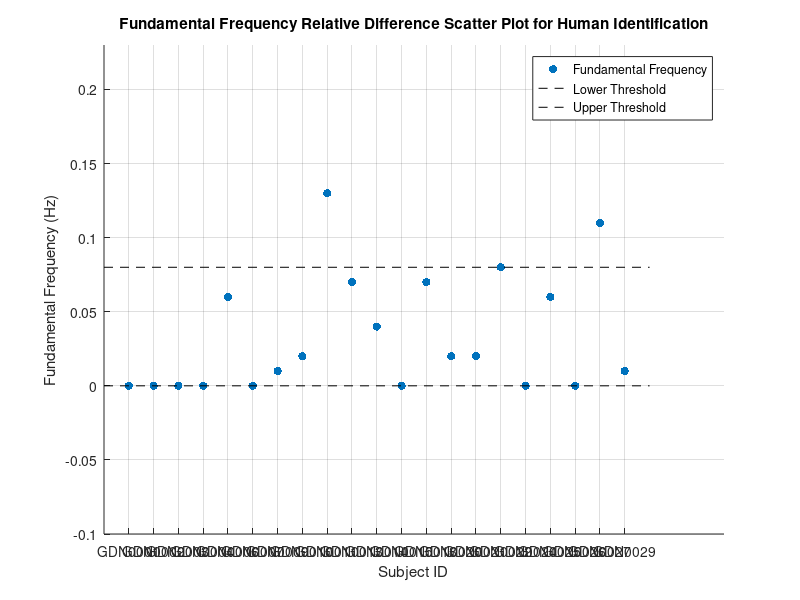
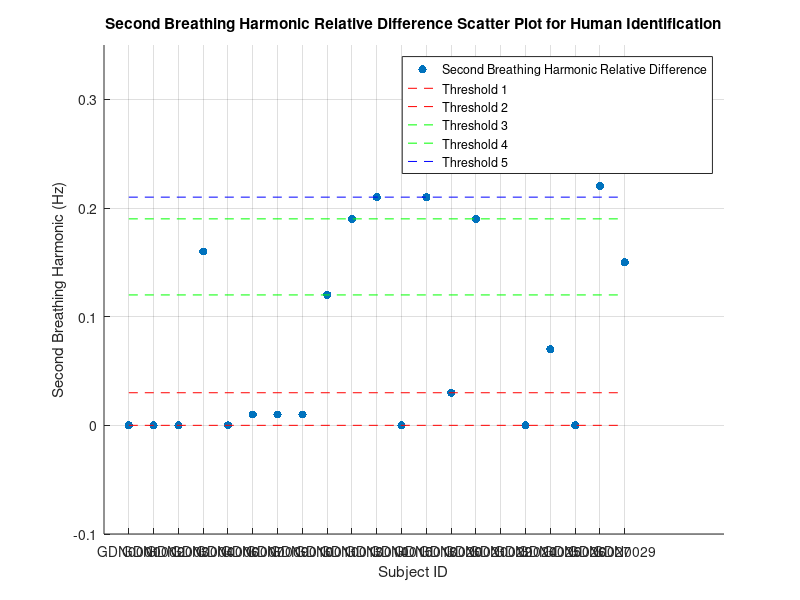
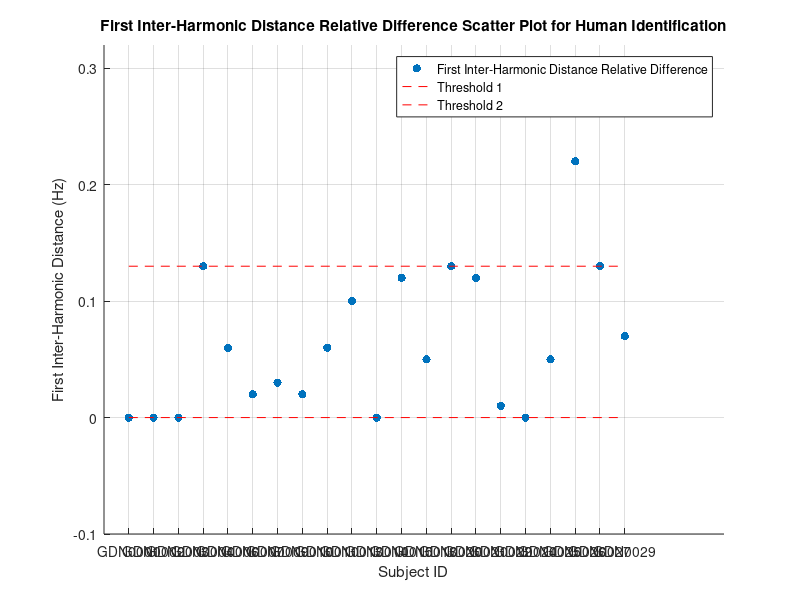
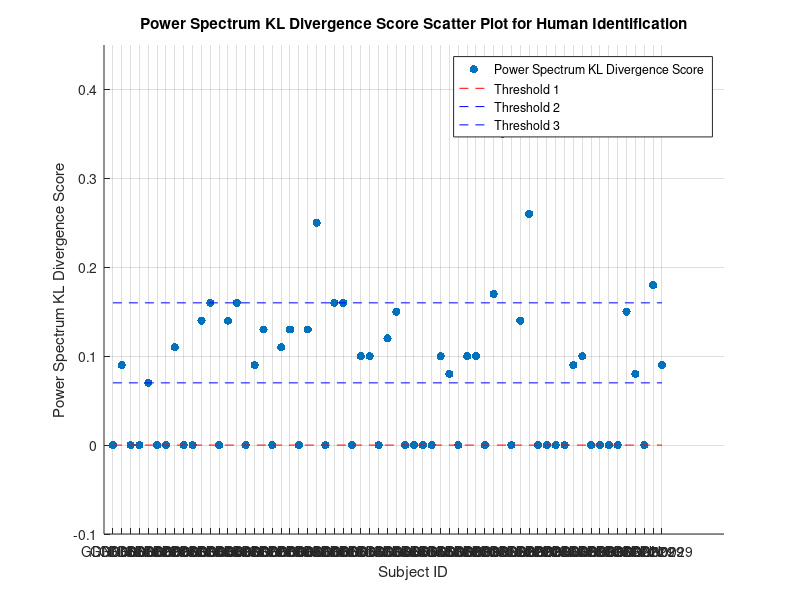

MATLAB code for these plots, in order:
%% Important Copyright Information with regards to this scirpt:
% Part(s) of the Script has been taken from 2020 Script of: Sven Schellenberger, Kilin Shi (Copyright (C) 2020  Sven Schellenberger, Kilin Shi)
% Rest has been added under the CME-Master Thesis titled "Human Identification With Gender Knowledge Analysis From Cardiac Signatures and Health-related Information Extraction From Radar Based Biomarkers" 
% Conducted @ Home Automation Lab, Institute FAPS, FAU Erlangen-Nuremberg by Mr. Soumalya Bose
% Advisors: Mr. Jochen Bauer (Institute FAPS, FAU), Dr. -med. Tobias Steigleder (PallMeT, Univ. Hospital Erlangen, FAU), Professor Dr.-Ing. Jörg Franke (Institute FAPS, FAU), Professor Dr.-Ing. Georg Fischer (Institute for Electronics Engineering, FAU)
% Copyright (C) 2023-24  Mr. Soumalya Bose
%% Clearing of Workspace
clear;
clc;

%% Declaring all arrays for Human Identification Related Visualization

% Subject IDs
subjects = {'GDN0001', 'GDN0002', 'GDN0003', 'GDN0004', 'GDN0006', 'GDN0007', 'GDN0009', 'GDN0010', 'GDN0011', 'GDN0013', 'GDN0014', 'GDN0015', 'GDN0018', 'GDN0020', 'GDN0021', 'GDN0022', 'GDN0024', 'GDN0025', 'GDN0026', 'GDN0027', 'GDN0029'};
subjects_full = {'GDN0001', 'GDN0001', 'GDN0001', 'GDN0002', 'GDN0002','GDN0002', 'GDN0003', 'GDN0003','GDN0003', 'GDN0004', 'GDN0004', 'GDN0004', 'GDN0006', 'GDN0006', 'GDN0006', 'GDN0007', 'GDN0007', 'GDN0007', 'GDN0009', 'GDN0009', 'GDN0009', 'GDN0010', 'GDN0010', 'GDN0010', 'GDN0011', 'GDN0011', 'GDN0011', 'GDN0013', 'GDN0013', 'GDN0013', 'GDN0014', 'GDN0014', 'GDN0014', 'GDN0015', 'GDN0015', 'GDN0015', 'GDN0018', 'GDN0018','GDN0018', 'GDN0020', 'GDN0020','GDN0020', 'GDN0021', 'GDN0021','GDN0021', 'GDN0022', 'GDN0022','GDN0022', 'GDN0024', 'GDN0024','GDN0024', 'GDN0025', 'GDN0025','GDN0025', 'GDN0026', 'GDN0026','GDN0026', 'GDN0027', 'GDN0027','GDN0027', 'GDN0029', 'GDN0029', 'GDN0029'};


% Fundamental frequencies Info
fundamental_frequency = [0 0 0 0 0.06 0 0.01 0.02 0.13 0.07 0.04 0 0.07 0.02 0.02 0.08 0 0.06 0 0.11 0.01];

% Second Breathing Harmonic Final Relative Difference
second_breathing_harmonic = [0 0 0 0.16 0 0.01 0.01 0.01 0.12 0.19 0.21 0 0.21 0.03 0.19 0.25 0 0.07 0 0.22 0.15];

% First Inter-Harmonic Distance Final Relative Difference
first_interHarmonic_distance = [0 0 0 0.13 0.06 0.02 0.03 0.02 0.06 0.10 0 0.12 0.05 0.13 0.12 0.01 0 0.05 0.22 0.13 0.07];

% Power Spectrum
ps = [0.0 0.09 0 0.0 0.07 0 0.0	0.11 0 0.0 0.14	0.16 0.0 0.14 0.16 0.0 0.09 0.13 0.0 0.11 0.13 0.0 0.13 0.25 0.0 0.16 0.16 0.0 0.10 0.10 0.0 0.12 0.15 0.0 0 0 0.0 0.10 0.08 0.0 0.10 0.10 0.0 0.17 0.35 0.0 0.14 0.26 0.0 0 0 0.0 0.09 0.10 0.0 0 0 0.0 0.15 0.08 0.0 0.18 0.09];
 
%% Visualization Fundamental Frequency for Human Identification
threshold_min_ff = 0.0;
threshold_max_ff = 0.08;

% Create scatter plot
figure;
scatter(1:length(subjects), fundamental_frequency, 'filled');

% Set x-axis labels
xticks(1:length(subjects));
xticklabels(subjects);
xlabel('Subject ID');

% Set y-axis label
ylabel('Fundamental Frequency (Hz)');

% Add horizontal dotted threshold lines
hold on;
line([0, length(subjects)+1], [threshold_min_ff, threshold_min_ff], 'LineStyle', '--', 'Color', 'k');
line([0, length(subjects)+1], [threshold_max_ff, threshold_max_ff], 'LineStyle', '--', 'Color', 'k');
hold off;

% Adjust y-axis limits if necessary
ylim([min(fundamental_frequency)-0.1, max(fundamental_frequency)+0.1]);

% Add legend
legend('Fundamental Frequency', 'Lower Threshold', 'Upper Threshold');

% Add grid
grid on;

% Title
title('Fundamental Frequency Relative Difference Scatter Plot for Human Identification');

%% Visualization Second Breathing Harmonic for Human Identification
threshold1_sbh = 0.0;
threshold2_sbh = 0.03;
threshold3_sbh = 0.12;
threshold4_sbh = 0.19;
threshold5_sbh = 0.21;

% Create scatter plot
figure;
scatter(1:length(subjects), second_breathing_harmonic, 'filled');
hold on; % Allow multiple plots on the same axes

% Set x-axis labels
xticks(1:length(subjects));
xticklabels(subjects);
xlabel('Subject ID');

% Set y-axis label
ylabel('Second Breathing Harmonic (Hz)');

% Adjust y-axis limits if necessary
ylim([min(second_breathing_harmonic)-0.1, max(second_breathing_harmonic)+0.1]);

% Add grid
grid on;

% Plot threshold lines
line([1, length(subjects)], [threshold1_sbh, threshold1_sbh], 'Color', 'r', 'LineStyle', '--');
line([1, length(subjects)], [threshold2_sbh, threshold2_sbh], 'Color', 'r', 'LineStyle', '--');
line([1, length(subjects)], [threshold3_sbh, threshold3_sbh], 'Color', 'g', 'LineStyle', '--');
line([1, length(subjects)], [threshold4_sbh, threshold4_sbh], 'Color', 'g', 'LineStyle', '--');
line([1, length(subjects)], [threshold5_sbh, threshold5_sbh], 'Color', 'b', 'LineStyle', '--');

% Add legend for threshold lines with custom labels
legend('Second Breathing Harmonic Relative Difference', 'Threshold 1', 'Threshold 2', 'Threshold 3', 'Threshold 4', 'Threshold 5', 'Location', 'NorthEast');

% Title
title('Second Breathing Harmonic Relative Difference Scatter Plot for Human Identification');

%% Visualization First Inter-Harmonic Distance for Human Identification
threshold1_fih = 0.0;
threshold2_fih = 0.13;

% Create scatter plot
figure;
scatter(1:length(subjects), first_interHarmonic_distance, 'filled');
hold on; % Allow multiple plots on the same axes

% Set x-axis labels
xticks(1:length(subjects));
xticklabels(subjects);
xlabel('Subject ID');

% Set y-axis label
ylabel('First Inter-Harmonic Distance (Hz)');

% Adjust y-axis limits if necessary
ylim([min(first_interHarmonic_distance)-0.1, max(first_interHarmonic_distance)+0.1]);

% Add grid
grid on;

% Plot threshold lines
line([1, length(subjects)], [threshold1_fih, threshold1_fih], 'Color', 'r', 'LineStyle', '--');
line([1, length(subjects)], [threshold2_fih, threshold2_fih], 'Color', 'r', 'LineStyle', '--');

% Add legend for threshold lines with custom labels
legend('First Inter-Harmonic Distance Relative Difference', 'Threshold 1', 'Threshold 2', 'Location', 'NorthEast');

% Title
title('First Inter-Harmonic Distance Relative Difference Scatter Plot for Human Identification');

%% Visualization Power Spectrum KL Divergence for Human Identification
threshold1_ps = 0.0;
threshold2_ps = 0.07;
threshold3_ps = 0.16;

% Create scatter plot
figure;
scatter(1:length(subjects_full), ps, 'filled');
hold on; % Allow multiple plots on the same axes

% Set x-axis labels
xticks(1:length(subjects_full));
xticklabels(subjects_full);
xlabel('Subject ID');

% Set y-axis label
ylabel('Power Spectrum KL Divergence Score');

% Adjust y-axis limits if necessary
ylim([min(ps)-0.1, max(ps)+0.1]);

% Add grid
grid on;

% Plot threshold lines
line([1, length(subjects_full)], [threshold1_ps, threshold1_ps], 'Color', 'r', 'LineStyle', '--');
line([1, length(subjects_full)], [threshold2_ps, threshold2_ps], 'Color', 'b', 'LineStyle', '--');
line([1, length(subjects_full)], [threshold3_ps, threshold3_ps], 'Color', 'b', 'LineStyle', '--');

% Add legend for threshold lines with custom labels
legend('Power Spectrum KL Divergence Score', 'Threshold 1', 'Threshold 2', 'Threshold 3', 'Location', 'NorthEast');

% Title
title('Power Spectrum KL Divergence Score Scatter Plot for Human Identification');

%% Declaring all arrays for Gender Classification Analysis Related Visualization
subjects_gender = {'GDN0001', 'GDN0002', 'GDN0003', 'GDN0004', 'GDN0005', 'GDN0006', 'GDN0007', 'GDN0008', 'GDN0009', 'GDN0010', 'GDN0011', 'GDN0012', 'GDN0013', 'GDN0014', 'GDN0015', 'GDN0016', 'GDN0017', 'GDN0018', 'GDN0019', 'GDN0020', 'GDN0021', 'GDN0022', 'GDN0023', 'GDN0024', 'GDN0025', 'GDN0026', 'GDN0027', 'GDN0028', 'GDN0029', 'GDN0030'};
gender = {'Female', 'Female', 'Male', 'Female','Female','Female','Female','Male','Male','Male', 'Female', 'Male', 'Female','Female', 'Male', 'Female','Female','Male', 'Female','Female','Male', 'Female','Male', 'Female','Male', 'Female','Male','Male','Male','Male'};

% Fundamental Frequency at Resting Position
fundamental_frequency_gender = [0.120225 0.121424 0.095182 0.165967 0.140703 0.19972 0.107099 0.113163 0.127642 0.213669 0.3036 0.15211 0.214791 0.210433 0.112306 0.249472 0.178956 0.192393 0.240135 0.185054 0.295094 0.227227 0.129669 0.24572 0.0692 0.181502 0.182041 0.12256 0.161082 0.10576];

% dB Overtone at Resting Position
db_overtone = [-1.579378 -25.283933 -2.04023 -1.044529 -4.759265 -4.923702 -4.408474 -12.07235 -10.349847 -1.846589 -2.345343 -0.747955 -7.53673 -0.757966 -2.197296 -1.25706 -0.827158 -1.469303 -1.693414 -1.351698 -0.334193 -1.660997 -1.477652 -2.521721 -8.139457 -1.444331 -0.489974 -3.23775 -1.143744 -5.792813];
db_overtone = abs(db_overtone);
%% Visualization Funadametal Frequency for Gender Classification Analysis

% Create a scatter plot
figure;
scatter(1:length(subjects_gender), fundamental_frequency_gender, [], 'filled');

hold on;

% Separate data based on gender
female_indices = strcmp(gender, 'Female');
male_indices = strcmp(gender, 'Male');

% Plot female data points
scatter(find(female_indices), fundamental_frequency_gender(female_indices), 'r', 'filled');

% Plot male data points
scatter(find(male_indices), fundamental_frequency_gender(male_indices), 'y', 'filled');

% Add threshold lines
line([1, length(subjects_gender)], [0.165, 0.165], 'Color', 'b', 'LineStyle', '--'); 
line([1, length(subjects_gender)], [0.31, 0.31], 'Color', 'b', 'LineStyle', '--');

% Set x-axis labels
xticks(1:length(subjects_gender));
xticklabels(subjects_gender);
xlabel('Subject ID');

% Set y-axis label
ylabel('Fundamental Frequency');

% Add legend
legend('Threshold', 'Female', 'Male', 'Location', 'NorthEast');

% Title
title('Fundamental Frequency by Gender');

% Add grid
grid on;

%% Visualization dB Overtone for Gender Classification Analysis

% Create a scatter plot
figure;
scatter(1:length(subjects_gender), db_overtone, [], 'filled');

hold on;

% Separate data based on gender
female_indices = strcmp(gender, 'Female');
male_indices = strcmp(gender, 'Male');

% Plot female data points
scatter(find(female_indices), db_overtone(female_indices), 'r', 'filled');

% Plot male data points
scatter(find(male_indices), db_overtone(male_indices), 'y', 'filled');

% Set x-axis labels
xticks(1:length(subjects_gender));
xticklabels(subjects_gender);
xlabel('Subject ID');

% Set y-axis label
ylabel('dB Overtone');

% Add legend
legend('Female', 'Male', 'Location', 'NorthEast');

% Title
title('dB Overtone by Gender');

% Add grid
grid on;


